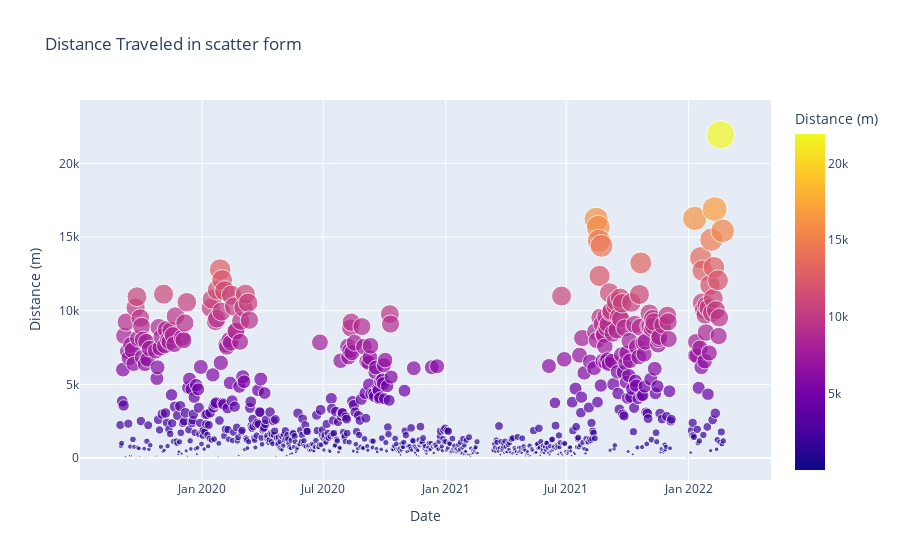

This figure's notebook cell:
### Markdown cell above
![](./distanceperdate.svg)

### Code cell
figure_date_distance_scatter = px.scatter(date_and_distance_df, x='Date', y='Distance (m)', size='Distance (m)',
                  title='Distance Traveled in scatter form', color='Distance (m)')
figure_date_distance_scatter.show()

figure_date_distance_scatter.write_image("./distanceperdatescatter.svg")

### Figure 1 — Plotly figure (JSON) as saved in the notebook; plotly's stock layout.template omitted (floating-point values rounded to 4 significant figures; data arrays with more than 128 entries replaced by an {"elided": "..."} marker saying what was removed)
{"data": [{"hovertemplate": "Date=%{x}<br>Distance (m)=%{marker.color}<extra></extra>", "legendgroup": "", "marker": {"color": {"elided": "859 float values"}, "coloraxis": "coloraxis", "size": {"elided": "859 float values"}, "sizemode": "area", "sizeref": 54.83, "symbol": "circle"}, "mode": "markers", "name": "", "orientation": "v", "showlegend": false, "type": "scatter", "x": {"elided": "859 str values"}, "xaxis": "x", "y": {"elided": "859 float values"}, "yaxis": "y"}], "layout": {"coloraxis": {"colorbar": {"title": {"text": "Distance (m)"}}, "colorscale": [[0, "#0d0887"], [0.1111, "#46039f"], [0.2222, "#7201a8"], [0.3333, "#9c179e"], [0.4444, "#bd3786"], [0.5556, "#d8576b"], [0.6667, "#ed7953"], [0.7778, "#fb9f3a"], [0.8889, "#fdca26"], [1, "#f0f921"]]}, "legend": {"itemsizing": "constant", "tracegroupgap": 0}, "title": {"text": "Distance Traveled in scatter form"}, "xaxis": {"anchor": "y", "domain": [0, 1], "title": {"text": "Date"}}, "yaxis": {"anchor": "x", "domain": [0, 1], "title": {"text": "Distance (m)"}}}}
